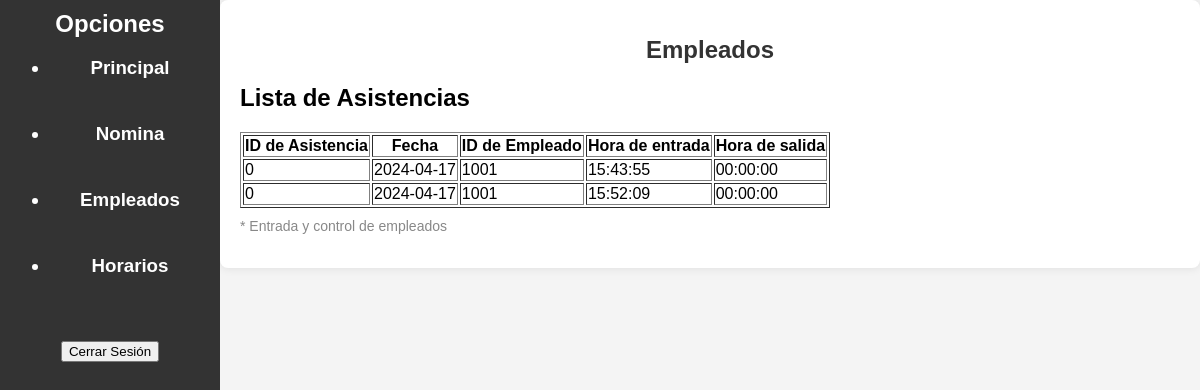
The app's page /empleados.php with its own data.
### tables this page shows
CREATE TABLE `asistencia` (
  `ID` int(255) NOT NULL,
  `ID-Asistencia` int(255) NOT NULL,
  `Empleado` varchar(255) NOT NULL,
  `Fecha` date NOT NULL,
  `Hora-Entrada` time NOT NULL,
  `Hora-Salida` time NOT NULL,
  `Horas-Trabajadas` time NOT NULL,
  `ID-Empleado` int(255) NOT NULL,
  `Opcion` enum('entrada','salida') NOT NULL DEFAULT 'entrada'
);

### empleados.php (the view, shortened to what this page needs)
<!DOCTYPE html>
<html lang="es">
<head>
    <link rel="stylesheet" type="text/css" href="css.css">
</head>
<body>
<div class="dashboard">
    <h2>Opciones</h2>
    <H3>
    <ul>
    <li><a href="principal.php" id="principal-link">Principal</a></li>
     <br><br>
    <li><a href="#" id="nomina-link">Nomina</a></li>
     <br><br>
    <li><a href="#" id="empleados-link">Empleados</a></li>
    <br><br>
    <li><a href="Horarios.php" id="horarios-link">Horarios</a></li>
     <br><br>
</ul>
    <form action="cerrar_sesion.php" method="post">
    <button type="submit">Cerrar Sesión</button>
    </form>
 </H3>
</div>
    <div class="container">
        <h1>Empleados</h1>
        <h2>Lista de Asistencias</h2>
<?php
include 'conexion.php';
$sql = "SELECT * FROM asistencia ORDER BY `Hora-Entrada` asc";
$resultado = mysqli_query($conn, $sql);
if (mysqli_num_rows($resultado) > 0) {
    echo "<table border='1'>";
    echo "<tr>
        <th>ID de Asistencia</th>
        <th>Fecha</th>
        <th>ID de Empleado</th>
        <th>Hora de entrada</th>
        <th>Hora de salida</th>
        </tr>";
    while ($fila = mysqli_fetch_assoc($resultado)) {
        echo "<tr>";
        echo "<td>" . $fila['ID-Asistencia'] . "</td>";
        echo "<td>" . $fila['Fecha'] . "</td>";
        echo "<td>" . $fila['ID-Empleado'] . "</td>";
        echo "<td>" . $fila['Hora-Entrada'] . "</td>";
        echo "<td>" . $fila['Hora-Salida'] . "</td>";
        echo "</tr>";
    }
    echo "</table>";
} else {
    echo "<p>No se encontraron asistencias.</p>";
}
?>
        <p class="note">* Entrada y control de empleados</p>
    </div>
</body>
</html>

### css.css (style rules this page uses)
body { font-family: Arial, sans-serif; background-color: #f4f4f4; margin: 0; padding: 0; font-size: 16px; }
.dashboard { float: left; width: 200px; height: 180vh; background-color: #333; color: #fff; padding: 10px; text-align: center; }
.dashboard h2 { margin: 0; font-size: 24px; }
.dashboard a { color: #fff; text-decoration: none; }
.container { margin-left: 220px; padding: 20px; border-radius: 8px; box-shadow: 0px 0px 10px rgba(0, 0, 0, 0.1); background-color: #fff; }
h1 { text-align: center; color: #333; margin-bottom: 20px; font-size: 24px; }
form { margin-bottom: 20px; }
.note { font-size: 14px; color: #888; margin-top: 10px; }

### records on screen
asistencia: value "0", Fecha "2024-04-17", value "1001", value "15:43:55", value "00:00:00"
asistencia: value "0", Fecha "2024-04-17", value "1001", value "15:52:09", value "00:00:00"
